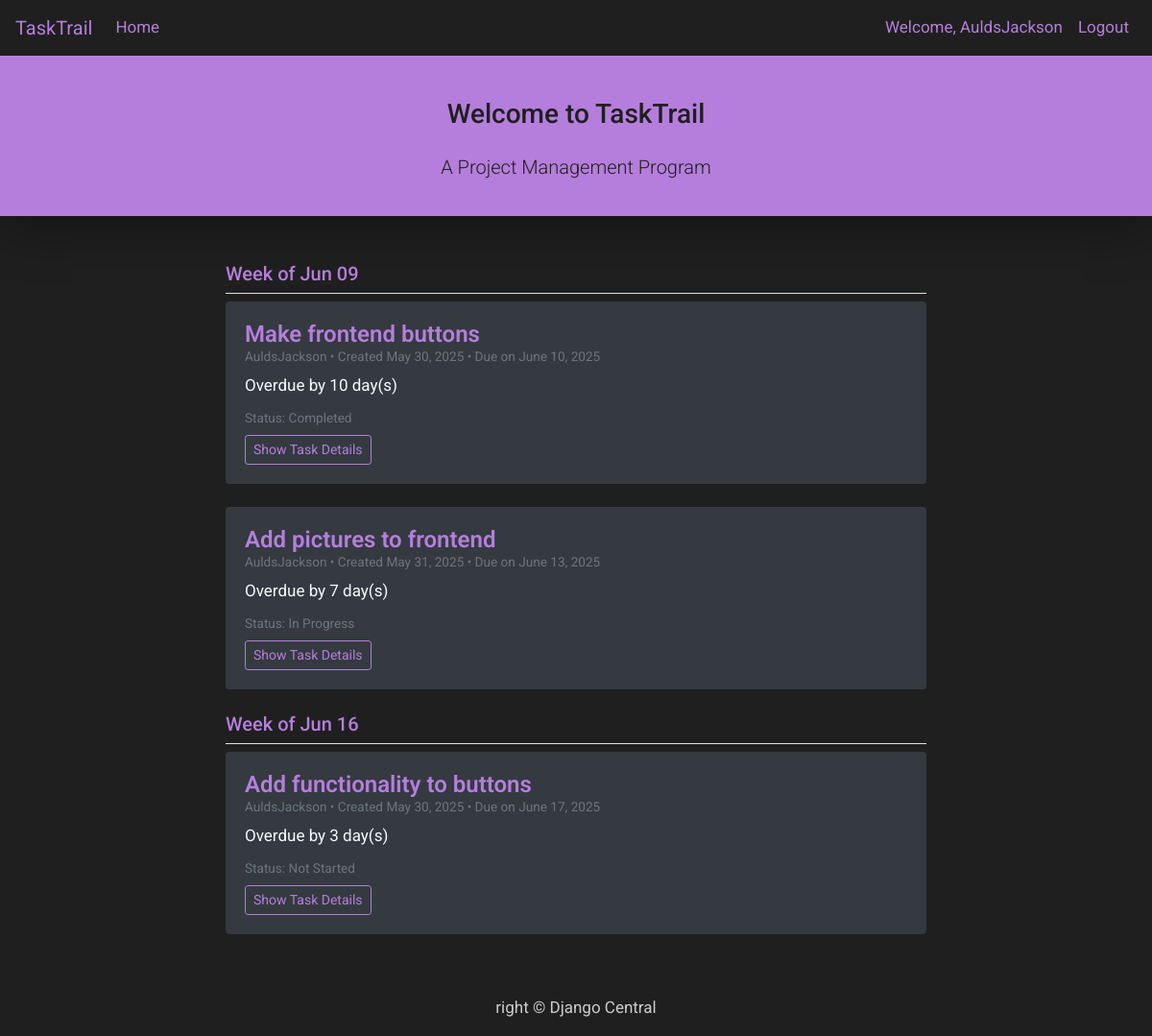
The app's page / (signed in) with its own data.
### TrailApp/models.py (models this page shows, shortened)
class Task(models.Model):
    title = models.CharField(max_length=200, unique=True)
    slug = models.SlugField(max_length=200, unique=True)
    author = models.ForeignKey(User, on_delete= models.CASCADE,related_name='task_posts')
    updated_on = models.DateTimeField(auto_now= True)
    content = models.TextField()
    created_on = models.DateTimeField(auto_now_add=True)
    status = models.IntegerField(choices=STATUS, default=0)
    due = models.DateField()
    taskstatus = models.IntegerField(choices=TASKSTATUS, default=0)
    class Meta:
        ordering = ['-created_on']

### TrailApp/views.py (the view)
# urls.py: path('', views.TaskList.as_view(), name='home'),
class TaskList(generic.ListView):
    model = Task
    template_name = 'index.html'
    context_object_name = 'task_list'
    def get_queryset(self):
        return Task.objects.all().order_by('due')
    def get_context_data(self, **kwargs):
        context = super().get_context_data(**kwargs)
        task_list = self.get_queryset()
        grouped_tasks = defaultdict(list)
        today = date.today()
        for task in task_list:
            if not task.due:
                group_label = "No Due Date"
                task.due_in = "No due date"
            else:
                start_of_week = task.due - timedelta(days=task.due.weekday())
                group_label = start_of_week.strftime("Week of %b %d")
                delta = task.due - today
                if delta.days < 0:
                    task.due_in = f"Overdue by {-delta.days} day(s)"
                elif delta.days == 0:
                    task.due_in = "Due today"
                else:
                    task.due_in = f"Due in {delta.days} day(s)"
            grouped_tasks[group_label].append(task)
        logger.warning("Accessed Home Page at " + str(datetime.datetime.now()) + " hours!")
        context['grouped_tasks'] = dict(grouped_tasks)
        return context

### templates/index.html
{% extends "base.html" %}
{% block content %}
<header class="masthead">
    <div class="container">
        <div class="row">
            <div class="col-md-8 col-lg-10 mx-auto text-center">
                <div class="site-heading">
                    <h3 class="my-4">Welcome to TaskTrail</h3>
                    <p class="lead">A Project Management Program</p>
                </div>
            </div>
        </div>
    </div>
</header>
<div class="container py-4">
    <div class="row">
        <div class="col-md-10 col-lg-8 mx-auto">
            {% for week, tasks in grouped_tasks.items %}
                <h5 class="text-lavender border-bottom pb-2 mt-4">{{ week }}</h5>
                {% for task in tasks %}
                <div class="card mb-4 shadow-sm rounded border-0 bg-dark text-light">
                    <div class="card-body">
                        <h4 class="card-title mb-1 text-lavender">{{ task.title }}</h4>
                        <p class="card-subtitle mb-2 text-muted small">
                            {{ task.author }} • Created {{ task.created_on|date:"M d, Y" }} • Due on {{ task.due }}
                        </p>
                        <p class="card-text">
                            {{ task.due_in }}
                        </p>
                        <p class="card-subtitle mb-2 text-muted small">
                            Status: {{ task.get_taskstatus_display }}
                        </p>
                        <a href="{% url 'task_detail' task.slug %}" class="btn btn-outline-light btn-sm">Show Task Details</a>
                    </div>
                </div>
                {% endfor %}
            {% empty %}
                <p class="text-center text-muted">No tasks to display.</p>
            {% endfor %}
        </div>
    </div>
</div>
{% endblock %}

### templates/base.html (shortened to what this page needs)
<!DOCTYPE html>
<html>
    <head>
        <link rel="stylesheet" href="https://maxcdn.bootstrapcdn.com/bootstrap/4.0.0/css/bootstrap.min.css"
 />
    </head>
    <body>
        <nav class="navbar navbar-expand-lg navbar-light custom-dark">
            <a class="navbar-brand" href="/">TaskTrail</a>
            <div class="collapse navbar-collapse" id="navbarText">
                <ul class="navbar-nav mr-auto">
                    <li class="nav-item">
                        <a class="nav-link" href="/">Home</a>
                    </li>
                </ul>
                <ul class="navbar-nav ml-auto">
                    {% if user.is_authenticated %}
                        <li class="nav-item">
                            <a class="nav-link" href="#">Welcome, {{ user.username }}</a>
                        </li>
                        <li class="nav-item">
                            <a class="nav-link" href="/logout">Logout</a>
                        </li>
                    {% else %}
                        <li class="nav-item">
                            <a class="nav-link" href="/login">Login</a>
                        </li>
                    {% endif %}
                </ul>
            </div>
        </nav>
        {% block content %}{% endblock content %}
        <footer class="py-3 bg-grey">
            <p class="m-0 text-light-gray text-center ">right &copy; Django Central</p>
        </footer>
    </body>
</html>

### templates/base.html (style rules this page uses)
body { font-family: "Roboto", sans-serif; font-size: 17px; background-color: #1f1f1f; }
.masthead { background: #3398E1; height: auto; padding-bottom: 15px; box-shadow: 0 16px 48px rgb(39, 77, 114); padding-top: 10px; }
.custom-dark { background-color: #1f1f1f !important; }
.custom-dark .navbar-brand, .custom-dark .nav-link { color: #b57edc !important; }
.text-light-gray { color: #cccccc; }
.masthead { background-color: #b57edc; padding-top: 20px; padding-bottom: 20px; box-shadow: 0 16px 48px rgba(0, 0, 0, 0.3); }
.masthead h3, .masthead p { color: #1f1f1f !important; }
.text-lavender { color: #b57edc; }
.card.bg-dark { background-color: #2a2a2a; }
.card-title { font-weight: 600; }
.btn-outline-light { border-color: #b57edc; color: #b57edc; }

### records on screen
Task: week "Week of Jun 09", title "Make frontend buttons", author "AuldsJackson", created_on "May 30, 2025", due "June 10, 2025", due_in "Overdue by 10 day(s)", taskstatus "Completed"
Task: title "Add pictures to frontend", author "AuldsJackson", created_on "May 31, 2025", due "June 13, 2025", due_in "Overdue by 7 day(s)", taskstatus "In Progress"
Task: week "Week of Jun 16", title "Add functionality to buttons", author "AuldsJackson", created_on "May 30, 2025", due "June 17, 2025", due_in "Overdue by 3 day(s)", taskstatus "Not Started"

### other values on screen
{{ user.username }} "AuldsJackson"
